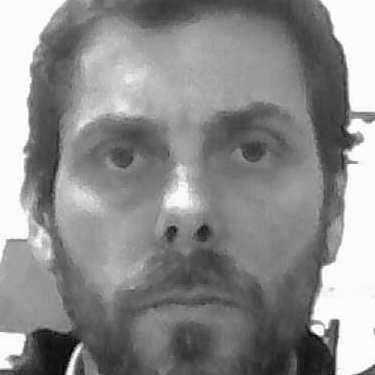
#> input picture Caras/cara_desconocida_0.jpg, 375 x 375 px, given in place of the camera
$ python caripela.py
#> lines starting #> are read from the running program, lines starting #| are printed output that depends on the picture; after the words box and inside, x2 and y2 are one past the last pixel; in counts of white or black regions, pixels touching at a corner belong together
#> further down, frame is the input picture: shape (375, 375, 3); min 1, max 255, mean 140.9
import sys
from time import sleep
import cv2
import numpy as np

from os import environ
env = dict(environ)
env['LD_PRELOAD'] = '/usr/lib/arm-linux-gnueabihf/libv4l/v4l2convert.so'

windows = True;
if windows:
	camIndex = 0
else:
	camIndex = -1


face_cascade = cv2.CascadeClassifier('haar/haarcascade_frontalface_default.xml')
eye_cascade = cv2.CascadeClassifier('haar/haarcascade_eye.xml')

def extract_features(image, detectEyes):

#> called with detectEyes = True
	gray = cv2.cvtColor(image, cv2.COLOR_BGR2GRAY)

	faces = face_cascade.detectMultiScale(
		gray,
		scaleFactor=1.1,
		minNeighbors=5,
		minSize=(30, 30),
		flags = cv2.CASCADE_SCALE_IMAGE
	)
#> faces = [[38, 35, 308, 308]]

	# iterate over all identified faces and try to find eyes
	for (x, y, w, h) in faces:

		cv2.rectangle(image, (x, y), (x+w, y+h), (0, 255, 0), 2)
		roi_gray = gray[y:y+h, x:x+w]
		roi_color = image[y:y+h, x:x+w]

		eyes = eye_cascade.detectMultiScale(roi_gray, minSize=(30, 30))
		for (ex,ey,ew,eh) in eyes:
			cv2.rectangle(roi_color,(ex,ey),(ex+ew,ey+eh),(255,0,0),2)
			if detectEyes:
				#blur_gray = cv2.medianBlur(roi_gray,2)
				circles = cv2.HoughCircles(
					roi_gray
					,cv2.HOUGH_GRADIENT
					,1
					,20
					,param1      = 60
					,param2      = 25
					,minRadius   = 1
					,maxRadius   = np.round(ew/4).astype("int")
				)
				if circles is not None:
					circles = np.round(circles[0, :]).astype("int")
					for (cx, cy, cr) in circles:
						cv2.circle(roi_color, (cx, cy), cr, (0, 255, 0), 2)
#> this loop made 1 pass
#> (x, y, w, h, eyes) on pass 1: (38, 35, 308, 308, [[176, 80, 71, 71], [53, 91, 63, 63]])
#> pass 1, in extract_features, `roi_gray = gray[y:y+h, x:x+w]`:
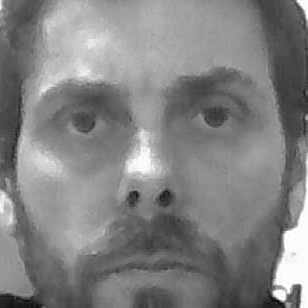
#> roi_gray: shape (308, 308); min 6, max 255, mean 129.6
#> pass 1, in extract_features, `roi_color = image[y:y+h, x:x+w]`:
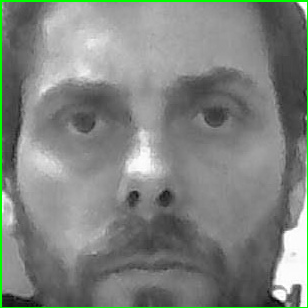
#> roi_color: shape (308, 308, 3); mean B, G, R 127.1, 132, 127.1
#> after the loop:
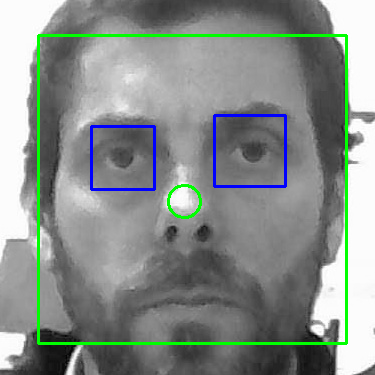
#> image: shape (375, 375, 3); 3.98% of pixels changed, all inside (x1, y1, x2, y2) = (37, 34, 348, 345)
#> after the loop:
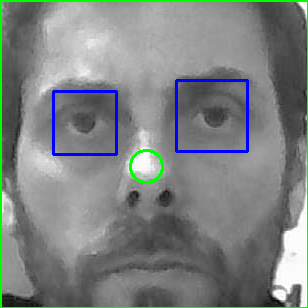
#> roi_color: shape (308, 308, 3); 2.01% of pixels changed, all inside (x1, y1, x2, y2) = (52, 79, 249, 184)


		#noses = nose_cascade.detectMultiScale(roi_gray, minSize=(100, 30))
		#for (ex,ey,ew,eh) in noses:
		#	cv2.rectangle(roi_color,(ex,ey),(ex+ew,ey+eh),(0,0,255),2)

	cv2.imshow('img', image)


cap = cv2.VideoCapture(camIndex)
cap.set(3 , 960);
cap.set(4 , 720);
sleep(1)

while cap.isOpened():
	ret, frame = cap.read()
	extract_features(frame,True)
	#cv2.imshow('img', frame)
	if cv2.waitKey(1) & 0xFF == ord('q'):
#> (key q is pressed here)
		break

cap.release()
cv2.destroyAllWindows()

$ run again, on Caras/cara_desconocida_2.jpg
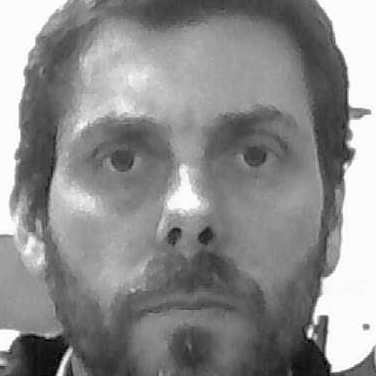
#> input picture Caras/cara_desconocida_2.jpg, 376 x 376 px, given in place of the camera
#> frame is the input picture: shape (376, 376, 3); min 1, max 255, mean 140.2
#> faces = [[36, 35, 312, 312]]
#> the loop in extract_features, `for (x, y, w, h) in faces: ` made 1 pass
#> (x, y, w, h, eyes) on pass 1: (36, 35, 312, 312, [[184, 87, 68, 68], [52, 94, 62, 62]])
#> after the loop in extract_features, `for (x, y, w, h) in faces:`:
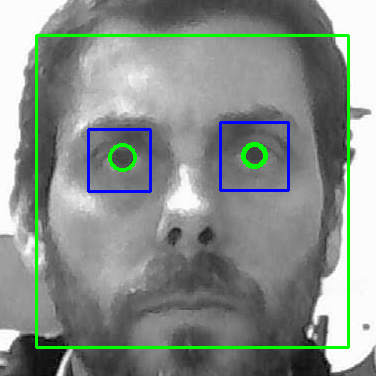
#> image: shape (376, 376, 3); 4.2% of pixels changed, all inside (x1, y1, x2, y2) = (35, 34, 350, 349)
#> after the loop in extract_features, `for (x, y, w, h) in faces:`:
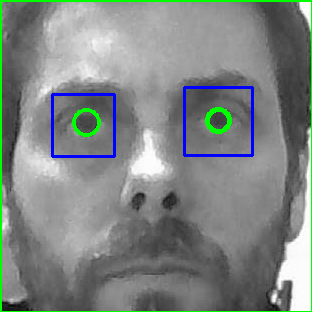
#> roi_color: shape (312, 312, 3); mean B, G, R 130.8, 133.3, 126.7

$ run again, on Caras/cara_desconocida_3.jpg
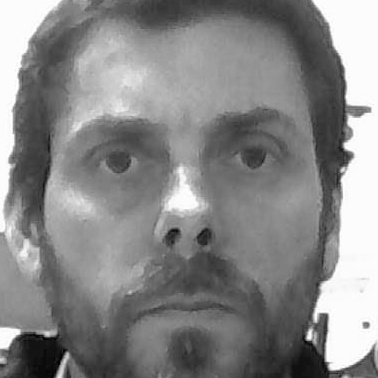
#> input picture Caras/cara_desconocida_3.jpg, 378 x 378 px, given in place of the camera
#> frame is the input picture: shape (378, 378, 3); min 1, max 255, mean 135.2
#> faces = [[33, 36, 313, 313]]
#> the loop in extract_features, `for (x, y, w, h) in faces: ` made 1 pass
#> (x, y, w, h, eyes) on pass 1: (33, 36, 313, 313, [[186, 86, 68, 68], [53, 95, 63, 63]])
#> after the loop in extract_features, `for (x, y, w, h) in faces:`:
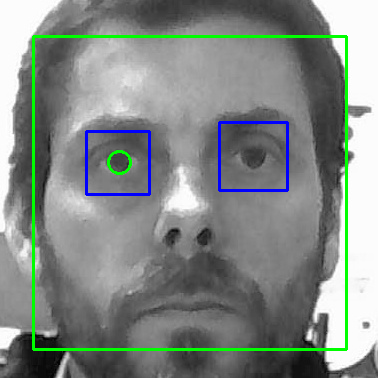
#> image: shape (378, 378, 3); 3.86% of pixels changed, all inside (x1, y1, x2, y2) = (32, 35, 348, 351)
#> after the loop in extract_features, `for (x, y, w, h) in faces:`:
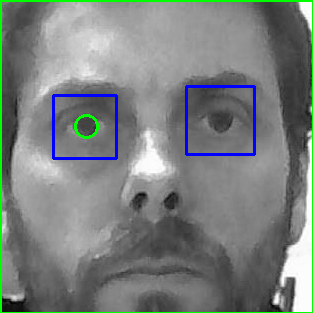
#> roi_color: shape (313, 313, 3); mean B, G, R 126.2, 127.5, 122.2
